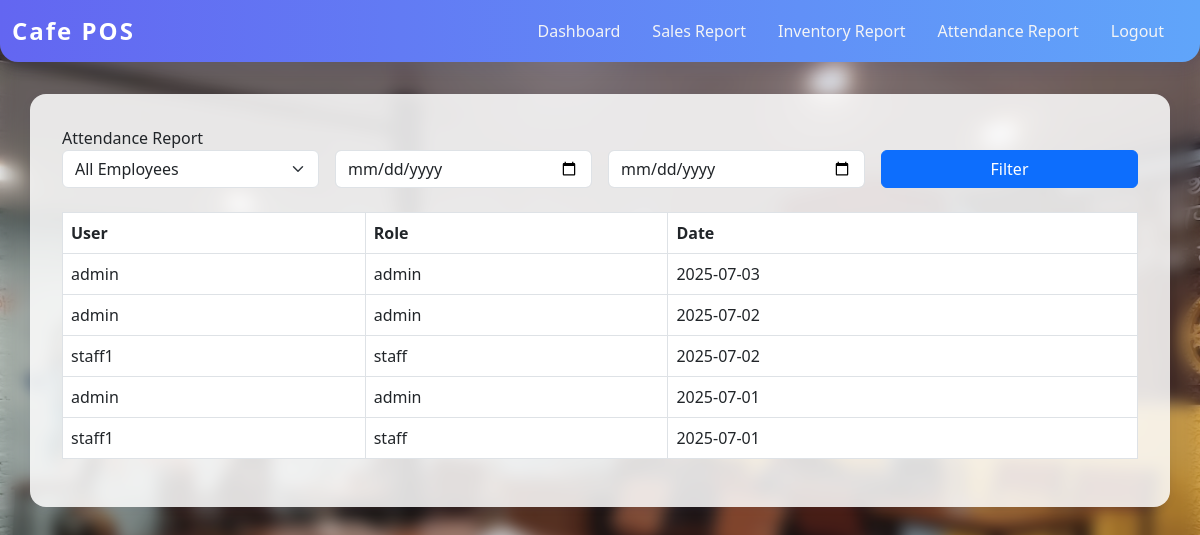
The app's page /reports/attendance.php (signed in) with its own data.
### tables this page shows
CREATE TABLE restaurant_details (
    id INT AUTO_INCREMENT PRIMARY KEY,
    name VARCHAR(100) NOT NULL,
    address VARCHAR(255) NOT NULL,
    phone VARCHAR(30) NOT NULL,
    pan_vat VARCHAR(30)
);

CREATE TABLE attendance (
    id INT AUTO_INCREMENT PRIMARY KEY,
    user_id INT NOT NULL,
    date DATE NOT NULL,
    FOREIGN KEY (user_id) REFERENCES users(id)
);

CREATE TABLE users (
    id INT AUTO_INCREMENT PRIMARY KEY,
    username VARCHAR(50) NOT NULL UNIQUE,
    password VARCHAR(255) NOT NULL,
    role ENUM('admin', 'staff') NOT NULL DEFAULT 'admin',
    created_at TIMESTAMP DEFAULT CURRENT_TIMESTAMP
);

### reports/attendance.php (the view, shortened to what this page needs)
<?php
require_once __DIR__ . '/../config.php';
$params = [];
$sql = "SELECT a.*, u.username, u.role FROM attendance a JOIN users u ON a.user_id = u.id";
$sql .= " ORDER BY a.date DESC, u.role, u.username";
$stmt = $pdo->prepare($sql);
$stmt->execute($params);
$attendance = $stmt->fetchAll();
?>
<!DOCTYPE html>
<html lang='en'>
<head>
    <link href='https://cdn.jsdelivr.net/npm/bootstrap@5.3.0/dist/css/bootstrap.min.css' rel='stylesheet'>
    <link href='/possystem/public/style.css' rel='stylesheet'>
</head>
<body>
<nav class="navbar navbar-expand-lg mb-4">
  <div class="container-fluid">
    <?php
    require_once __DIR__ . '/../config.php';
    $rest = $pdo->query("SELECT name FROM restaurant_details LIMIT 1")->fetch();
    $restaurant_name = $rest ? $rest['name'] : 'Cafe POS';
    ?>
    <a class="navbar-brand" href="/possystem/public/dashboard.php"><?php echo htmlspecialchars($restaurant_name); ?></a>
    <div class="collapse navbar-collapse" id="navbarNav">
      <ul class="navbar-nav ms-auto">
        <li class="nav-item"><a class="nav-link" href="/possystem/public/dashboard.php">Dashboard</a></li>
        <li class="nav-item"><a class="nav-link" href="/possystem/reports/sales.php">Sales Report</a></li>
        <li class="nav-item"><a class="nav-link" href="/possystem/reports/inventory.php">Inventory Report</a></li>
        <li class="nav-item"><a class="nav-link active" href="/possystem/reports/attendance.php">Attendance Report</a></li>
        <li class="nav-item"><a class="nav-link" href="/possystem/public/logout.php">Logout</a></li>
      </ul>
    </div>
  </div>
</nav>
<div class='container admin-card'>
    <div class='admin-title'>Attendance Report</div>
    <form method='get' class='row g-3 mb-4'>
        <div class='col-md-3'>
            <select name='user_id' class='form-select'>
                <option value=''>All Employees</option>
            </select>
        </div>
        <div class='col-md-3'>
            <input type='date' name='from_date' class='form-control' value='<?php echo htmlspecialchars($_GET['from_date'] ?? ""); ?>' placeholder='From Date'>
        </div>
        <div class='col-md-3'>
            <input type='date' name='to_date' class='form-control' value='<?php echo htmlspecialchars($_GET['to_date'] ?? ""); ?>' placeholder='To Date'>
        </div>
        <div class='col-md-3'>
            <button type='submit' class='btn btn-primary w-100'>Filter</button>
        </div>
    </form>
    <table class='table table-bordered bg-white'>
        <thead><tr><th>User</th><th>Role</th><th>Date</th></tr></thead>
        <tbody>
        <?php foreach ($attendance as $a): ?>
            <tr>
                <td><?php echo htmlspecialchars($a['username']); ?></td>
                <td><?php echo htmlspecialchars($a['role']); ?></td>
                <td><?php echo htmlspecialchars($a['date']); ?></td>
            </tr>
        <?php endforeach; ?>
        </tbody>
    </table>
</div>
</body>
</html>

### public/style.css (style rules this page uses)
body { position: relative; background: linear-gradient(135deg, #f8fafc 0%, #e0e7ff 100%), url('/possystem/img/unnamed.jpg'); background-size: cover; background-repeat: no-repeat; background-position: center center; background-blend-mode: multiply; min-height: 100vh; }
body::before { content: ""; position: fixed; top: 0; left: 0; right: 0; bottom: 0; z-index: -1; background: linear-gradient(135deg, #f8fafc 0%, #e0e7ff 100%), url('/possystem/img/unnamed.jpg'); background-size: cover; background-repeat: no-repeat; background-position: center center; background-blend-mode: multiply; filter: blur(8px) brightness(0.9); }
.navbar { background: linear-gradient(90deg, #6366f1 0%, #60a5fa 100%); box-shadow: 0 4px 16px rgba(60,60,120,0.15); border-radius: 0 0 18px 18px; }
.navbar-brand { font-weight: bold; font-size: 1.5rem; color: #fff !important; letter-spacing: 2px; }
.navbar-nav .nav-link { color: #f3f4f6 !important; font-weight: 500; margin-right: 1rem; border-radius: 8px; transition: background 0.2s; }
.container { background: rgba(255,255,255,0.85); border-radius: 16px; box-shadow: 0 2px 8px rgba(60,60,120,0.08); padding: 2rem; margin-top: 2rem; }

### records on screen
restaurant_details: name "Cafe POS"
attendance: user.username "admin", user.role "admin", date "2025-07-03"
attendance: user.username "admin", user.role "admin", date "2025-07-02"
attendance: user.username "staff1", user.role "staff", date "2025-07-02"
attendance: user.username "admin", user.role "admin", date "2025-07-01"
attendance: user.username "staff1", user.role "staff", date "2025-07-01"
